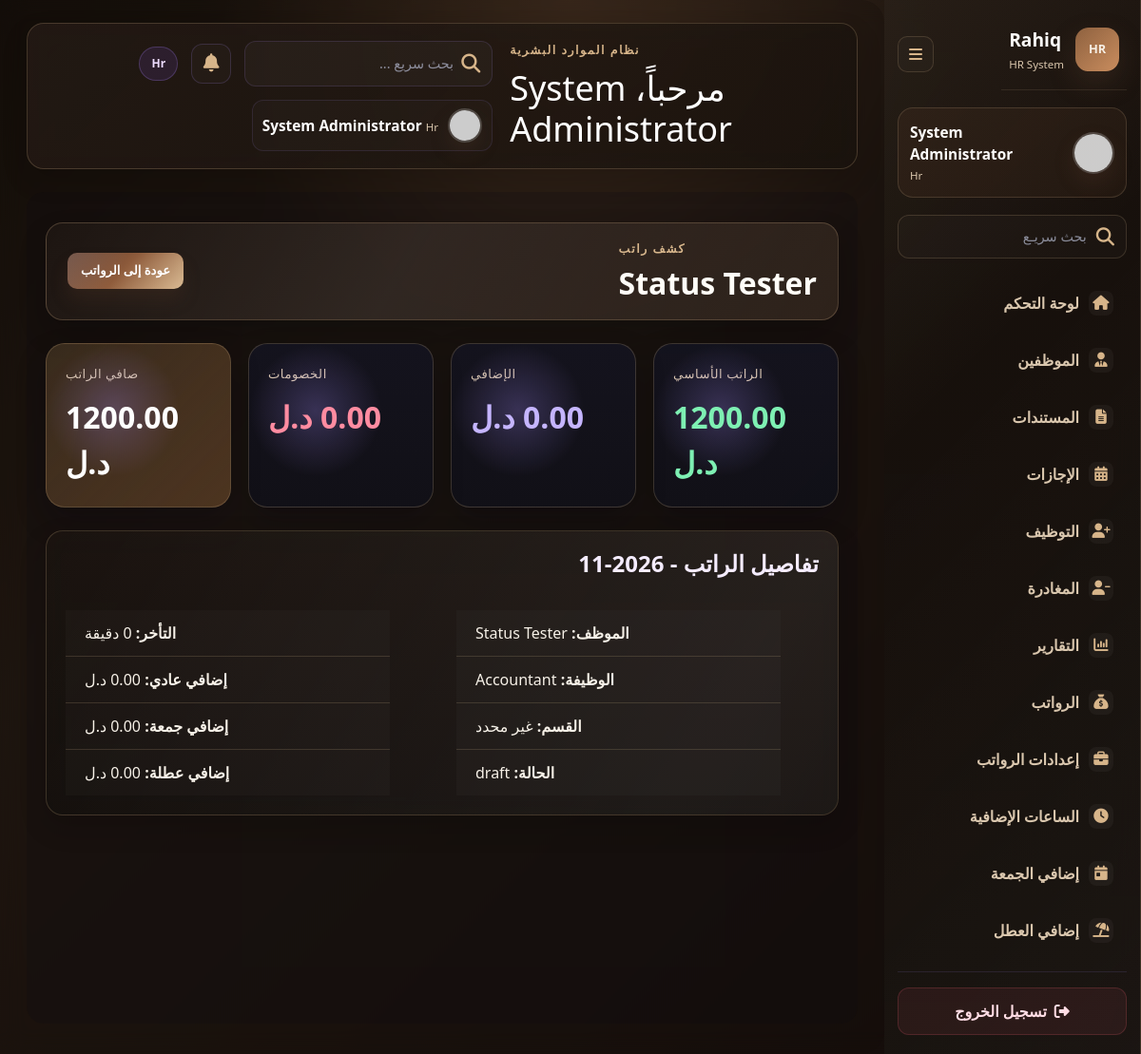
Page /payslip/1?month=2026-11 (signed in) on the committed database.
### tables this page shows
CREATE TABLE employees (
                id INTEGER PRIMARY KEY AUTOINCREMENT,
                full_name TEXT NOT NULL,
                role TEXT NOT NULL,
                phone TEXT,
                employee_number TEXT,
                department TEXT,
                base_salary REAL NOT NULL DEFAULT 0,
                work_hours REAL NOT NULL DEFAULT 0,
                hire_date TEXT NOT NULL,
                status TEXT NOT NULL DEFAULT 'active',
                employment_type TEXT NOT NULL DEFAULT 'full_time',
                notes TEXT,
                check_in_time TEXT NOT NULL DEFAULT '08:00',
                check_out_time TEXT NOT NULL DEFAULT '17:00'
            );

### app.py (the view)
@app.route("/payslip/<int:employee_id>")
def payslip(employee_id):
    if "user_id" not in session:
        return redirect(url_for("login"))
    month = request.args.get("month") or datetime.today().strftime("%Y-%m")
    employee = get_employee_by_id(employee_id)
    if not employee:
        flash("الموظف غير موجود.", "error")
        return redirect(url_for("payroll"))
    payroll_record = next((row for row in get_payroll_records(month) if row["employee_id"] == employee_id), None)
    if payroll_record is None:
        payroll_record = {
            "basic_salary": employee.get("base_salary") or 0,
            "late_deduction": 0,
            "regular_overtime": 0,
            "friday_overtime": 0,
            "holiday_overtime": 0,
            "net_salary": employee.get("base_salary") or 0,
            "late_minutes": 0,
            "period_month": month,
            "status": "draft",
        }
    late_summary = get_employee_late_summary(employee_id, month)
    settings = get_salary_settings(employee_id)
    return render_template(
        "payslip.html",
        user_name=session.get("user_name", "User"),
        employee=employee,
        payroll_record=payroll_record,
        month=month,
        late_summary=late_summary,
        settings=settings,
    )

### app.py (called while the page is built)
@app.before_request
def enforce_maintenance_mode():
    allowed_endpoints = {"login", "register", "logout", "developer_tools", "static"}
    if app.config.get("MAINTENANCE_MODE") and request.endpoint not in allowed_endpoints:
        if session.get("user_role") == "admin":
            return None
        return render_template("maintenance.html"), 503

### database.py (called while the page is built, shortened)
def money(value):
    return Decimal(str(value or 0)).quantize(Decimal("0.01"), rounding=ROUND_HALF_UP)

def get_salary_settings(employee_id):
    with get_connection() as conn:
        row = conn.execute("SELECT * FROM employee_salary_settings WHERE employee_id = ?", (employee_id,)).fetchone()
        if row:
            return dict(row)

def get_employee_late_summary(employee_id, period_month):
    with get_connection() as conn:
        settings = get_salary_settings(employee_id)
        rows = conn.execute(
            "SELECT date, status, check_in_time FROM attendance_records WHERE employee_id = ? AND strftime('%Y-%m', date) = ? ORDER BY date ASC",
            (employee_id, period_month),
        ).fetchall()
        total_minutes = 0
        total_deduction = Decimal("0")
        late_count = 0
        return {
            "late_minutes": total_minutes,
            "late_count": late_count,
            "total_deduction": float(money(total_deduction)),
        }

def get_payroll_records(period_month=None):
    with get_connection() as conn:
        query = "SELECT pr.*, e.full_name, e.role, e.department FROM payroll_records pr JOIN employees e ON e.id = pr.employee_id"
        params = []
        if period_month:
            query += " WHERE pr.period_month = ?"
            params.append(period_month)
        query += " ORDER BY pr.period_month DESC, e.full_name ASC"
        rows = conn.execute(query, params).fetchall()
        return [dict(row) for row in rows]

def get_connection():
    database_url = os.getenv("DATABASE_URL")
    conn = sqlite3.connect(DB_NAME)
    conn.row_factory = sqlite3.Row
    return conn

def get_employee_by_id(employee_id):
    with get_connection() as conn:
        row = conn.execute("SELECT * FROM employees WHERE id = ?", (employee_id,)).fetchone()
        return dict(row) if row else None

### templates/payslip.html (shortened to what this page needs)
{% extends 'base.html' %}
{% block content %}
<div class="dashboard-page">
  <div class="dashboard-wrap">
    <div class="topbar luxury-topbar">
      <div>
        <p class="eyebrow">كشف راتب</p>
        <h2>{{ employee.full_name }}</h2>
      </div>
      <div class="nav-actions">
        <a href="{{ url_for('payroll') }}" class="small-btn">عودة إلى الرواتب</a>
      </div>
    </div>
    <div class="summary-row mt-4">
      <div class="summary-card green">
        <div class="label">الراتب الأساسي</div>
        <div class="value">{{ '%.2f'|format(payroll_record.basic_salary or employee.base_salary or 0) }} د.ل</div>
      </div>
      <div class="summary-card purple">
        <div class="label">الإضافي</div>
        <div class="value">{{ '%.2f'|format((payroll_record.regular_overtime or 0) + (payroll_record.friday_overtime or 0) + (payroll_record.holiday_overtime or 0)) }} د.ل</div>
      </div>
      <div class="summary-card red">
        <div class="label">الخصومات</div>
        <div class="value">{{ '%.2f'|format(payroll_record.late_deduction or 0) }} د.ل</div>
      </div>
      <div class="summary-card amber">
        <div class="label">صافي الراتب</div>
        <div class="value">{{ '%.2f'|format(payroll_record.net_salary or 0) }} د.ل</div>
      </div>
    </div>
    <div class="panel mt-4">
      <div class="section-header"><h3>تفاصيل الراتب - {{ month }}</h3></div>
      <div class="row">
        <div class="col-md-6">
          <ul class="list-group list-group-flush premium-list">
            <li class="list-group-item"><strong>الموظف:</strong> {{ employee.full_name }}</li>
            <li class="list-group-item"><strong>الوظيفة:</strong> {{ employee.role }}</li>
            <li class="list-group-item"><strong>القسم:</strong> {{ employee.department or 'غير محدد' }}</li>
            <li class="list-group-item"><strong>الحالة:</strong> {{ payroll_record.status or 'draft' }}</li>
          </ul>
        </div>
        <div class="col-md-6">
          <ul class="list-group list-group-flush premium-list">
            <li class="list-group-item"><strong>التأخر:</strong> {{ late_summary.late_minutes or 0 }} دقيقة</li>
            <li class="list-group-item"><strong>إضافي عادي:</strong> {{ '%.2f'|format(payroll_record.regular_overtime or 0) }} د.ل</li>
            <li class="list-group-item"><strong>إضافي جمعة:</strong> {{ '%.2f'|format(payroll_record.friday_overtime or 0) }} د.ل</li>
            <li class="list-group-item"><strong>إضافي عطلة:</strong> {{ '%.2f'|format(payroll_record.holiday_overtime or 0) }} د.ل</li>
          </ul>
        </div>
      </div>
    </div>
  </div>
</div>
{% endblock %}

### rows in the picture
employees: full_name "Status Tester", base_salary "1200.00", role "Accountant", department "غير محدد"

### other values in the picture
{{ user_name or 'User' }} "System Administrator"
{{ (session.get('user_role', 'employee') or 'employee')|title }} "Hr"
{{ month }} "2026-11"
{{ payroll_record.status or 'draft' }} "draft"
